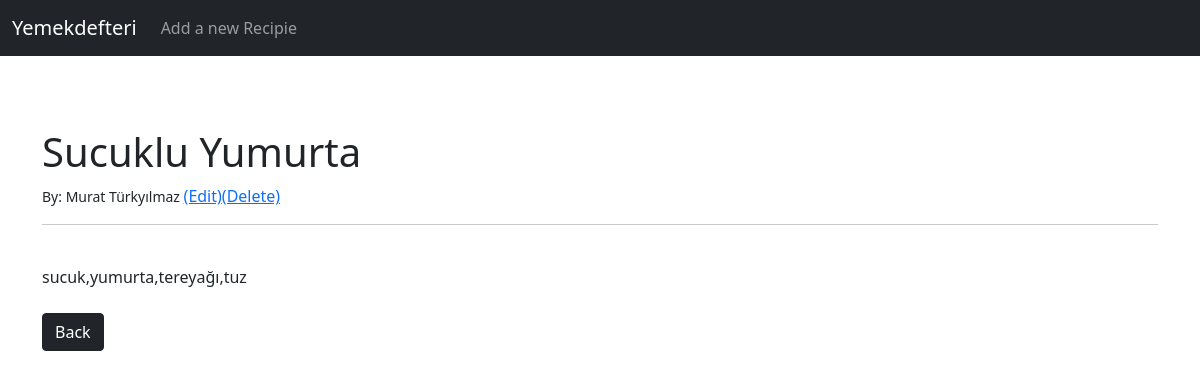
The page /recipie/1 on the database its author committed.
### theblog/models.py (models this page shows, shortened)
class Recipie(models.Model):
	title = models.CharField(max_length=100)
	chef = models.ForeignKey(User, on_delete= models.CASCADE)
	recipie_details = models.TextField()

### theblog/views.py (the view)
# urls.py: path('recipie/<int:pk>', RecipieDetailView.as_view(), name= "recipie-detail"),
class RecipieDetailView(DetailView):
	model = Recipie
	template_name = 'theblog/recipie_details.html'

### theblog/templates/theblog/recipie_details.html (shortened to what this page needs)
{% extends 'theblog/base.html'  %}
{%block content%}
<h1>{{ recipie.title}}</h1>
<small>By: {{ recipie.chef.first_name}}  {{ recipie.chef.last_name}} </small><xxsmall><a href=  "{%url 'theblog:update-recipie' recipie.pk %}">(Edit)</a></xxsmall><xxsmall><a href=  "{%url 'theblog:delete-recipie' recipie.pk %}">(Delete)</a></xxsmall><br/>
<hr>
<br/>
{{recipie.recipie_details}}
<br/><br/>
<a href= "{%url 'theblog:home'%}" class= "btn btn-dark"> Back</a>
{% endblock%}

### rows shown on the page
Recipie: title "Sucuklu Yumurta", chef.first_name "Murat", chef.last_name "Türkyılmaz", recipie_details "sucuk,yumurta,tereyağı,tuz"
